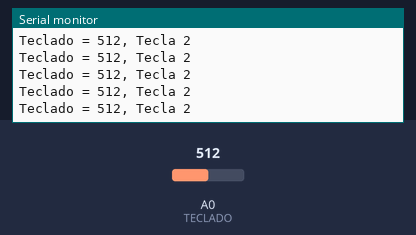
Bench run of a sketch on a simulated Arduino Uno, built with avr-gcc and run on an emulated ATmega328P. Parts: the last lines printed to the serial monitor. The test bench sets the inputs (shaded band); at power-on: A0 (TECLADO) = 512.

Above: at 1.2 s.
1.3 s: A0 (TECLADO) set to 489
At 1.58 s:
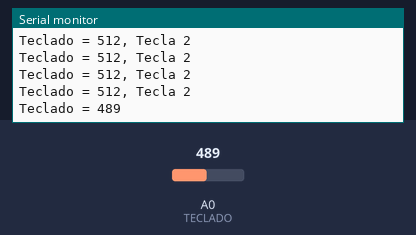
3.3 s: A0 (TECLADO) set to 511
At 3.4 s:
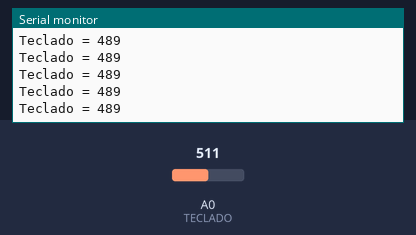

Measured:
- the behaviour switches between 506 and 505 on A0 (TECLADO) (found by bisection; images 0 and 1)
- after the input at 1.3 s, the serial monitor: prints a new line after 0.12 s (image 1)

The sketch:

sketch_jun13a.ino
```cpp
const int TECLADO = A0;
void setup() {
  Serial.begin(9600);
}
void loop() {
  long valor = 0;

  for (int i = 0; i < 20; i++) {
    valor += analogRead(TECLADO);
  }
  valor /= 20;

  if (valor > 0) {
    Serial.print("Teclado = ");
    Serial.print(valor);
    if (valor > 1020)
      Serial.println(", Tecla 1");
    else if (valor > 505 && valor < 515)
      Serial.println(", Tecla 2");
    else if (valor > 335 && valor < 345)
      Serial.println(", Tecla 3");
    else
      Serial.println("");
  }
  delay(200);
}
```
